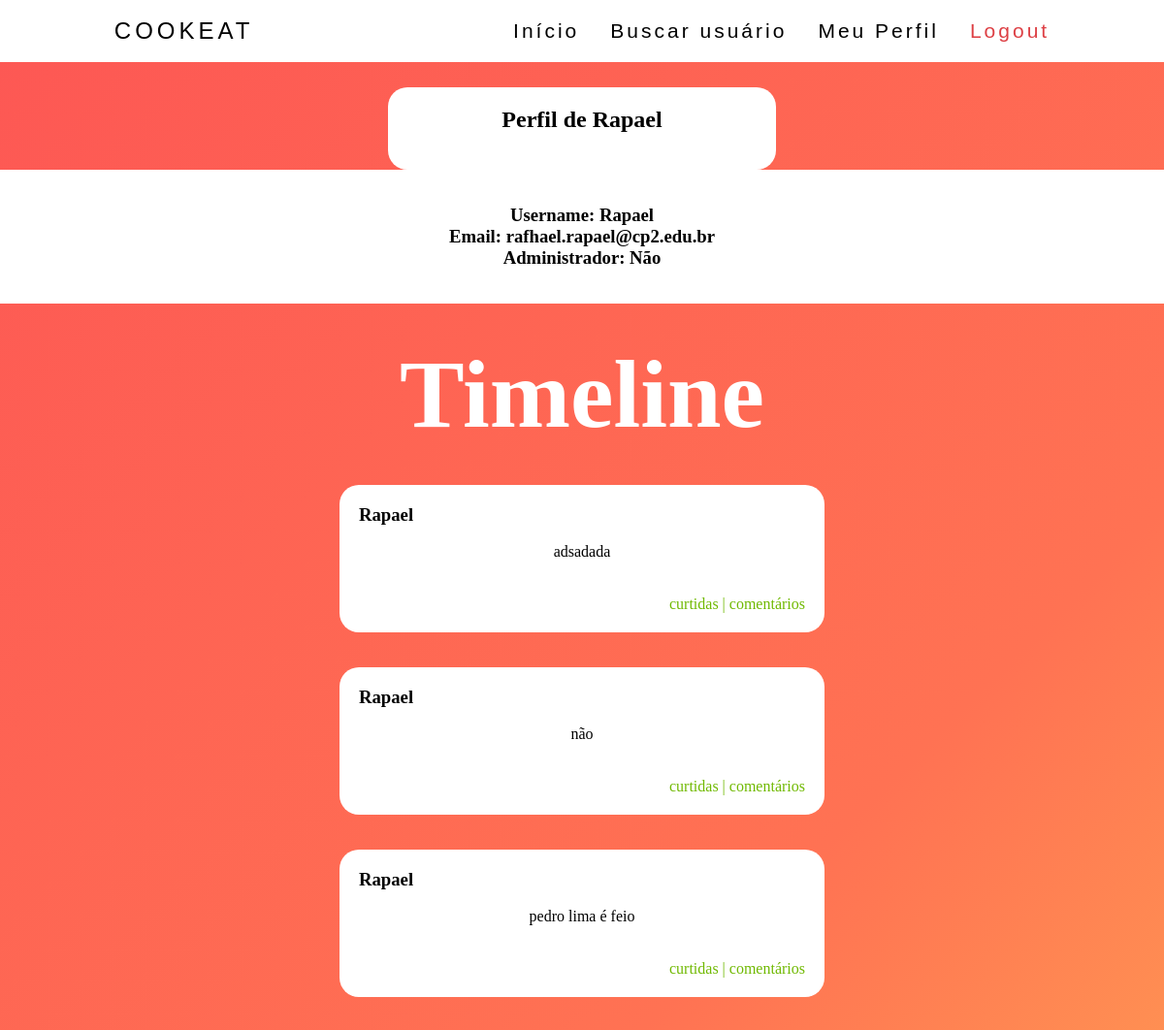
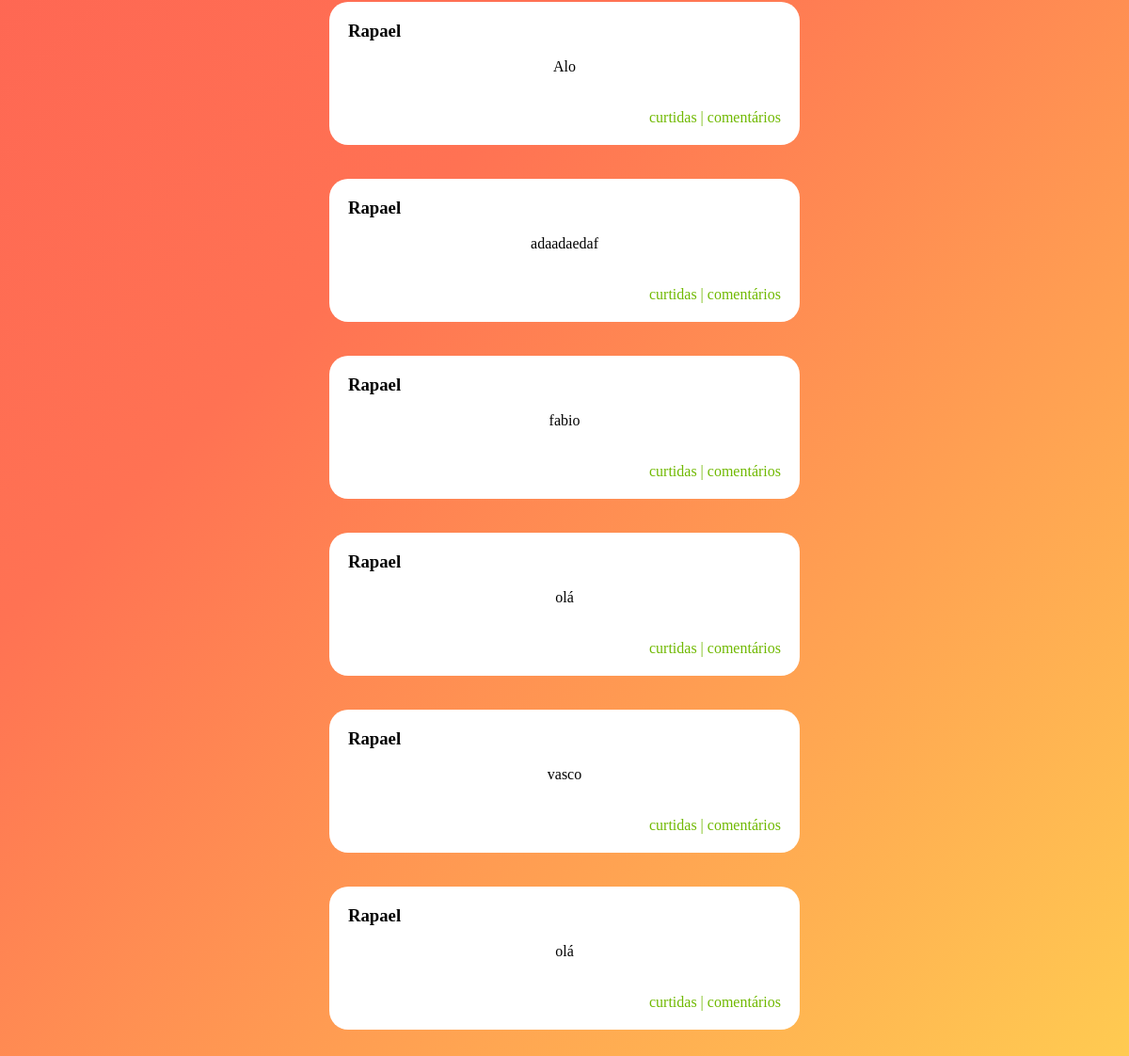
Screenshot of /src/src/perfil.php?cod_usuario=16 (signed in) with the database file from the repository (2 pictures, top to bottom).
### tables this page shows
CREATE TABLE `usuarios` (
  `cod_usuario` int(11) NOT NULL,
  `username` varchar(16) NOT NULL,
  `senha_cript` varchar(255) NOT NULL,
  `email` varchar(60) NOT NULL,
  `adm` tinyint(1) NOT NULL
);

CREATE TABLE `posts` (
  `id_post` int(11) NOT NULL,
  `cod_autor` int(11) NOT NULL,
  `post` varchar(190) NOT NULL
);

### src/src/postagemcard.php (the view)
<div style="background-color: white; padding: 20px; border-radius: 20px; width: 500px; margin: auto;">
<h3 style="text-align: left"> <?php echo $usuario["username"] ?>  </h3> <br>
 <p> <?php echo $postagem["post"]; ?> </p> <br><br>
 <p style="color:  rgb(112, 185, 2); text-align: right">  <span> curtidas  |   comentários </span> </p>
</div> <br><br>

### src/src/perfil.php (shortened to what this page needs)
<?php
    include "conexao.php";
    $cod_usuario = $_GET["cod_usuario"];
    $sql = "SELECT * FROM usuarios WHERE cod_usuario = '$cod_usuario';";
    $res = mysqli_query($mysqli,$sql);
    $usuario = mysqli_fetch_array($res);
    ?>
<html>
    <head>
        <link rel='stylesheet' href="assets/css/styleee.css">
    </head>
    <body style=" background: linear-gradient(-45deg,  #ffce51, #ff7253, #fd5754)" >
        <?php include "navuser.php" ?>
        <br><br><br><br><br>
           <div style="background-color: white; padding: 20px; border-radius: 20px; width: 400px; margin: auto; border-color: black; border: 1">
                    <h2 style='text-align: center'>Perfil de <?php echo $usuario["username"] ?></h2><br>
            </div>
            <div style="background-color: white; text-align: center; border-color: black; border: 1"> <br><br>
            <h3> Username: <?php echo $usuario["username"]; ?></h3>
            <h3> Email: <?php echo $usuario["email"]; ?></h3>
            <h3> Administrador: <?php if($usuario["adm"] == 1) { echo "Sim"; } else { echo"Não"; } ?></h3>
            <br><br> </div>
            <br><br>
            <h1 style="color: white; text-align: center;font-size:100px"> Timeline </h1>
<br><br>
<div style="margin: auto; text-align: center">
    <?php
        $sql = "SELECT * FROM posts WHERE cod_autor = $cod_usuario;";
        $res = mysqli_query($mysqli,$sql);
        $linhas = mysqli_num_rows($res);
        for($i=0; $i < $linhas; $i++){
            $postagem = mysqli_fetch_array($res);
            if($_SESSION["adm"] == 1){
                include("postagemcardmeu.php");
            }else{
                include("postagemcard.php");
            }
        }
        ?><br><br>
</div>
<br>
    </body>
    </html>

### src/src/assets/css/styleee.css (style rules this page uses)
* { margin : 0; padding: 0; box-sizing: border-box; }

### rows the page displays
usuarios: username "Rapael", email "rafhael.rapael@cp2.edu.br"
posts: post "adsadada"
posts: post "não"
posts: post "pedro lima é feio"
posts: post "Alo"
posts: post "adaadaedaf"
posts: post "fabio"
posts: post "olá"
posts: post "vasco"
posts: post "olá"
